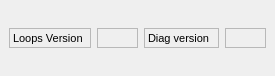
<?xml version="1.0" encoding="UTF-8"?>
<ui version="4.0">
 <class>Form</class>
 <widget class="QWidget" name="Form">
  <property name="geometry">
   <rect>
    <x>0</x>
    <y>0</y>
    <width>275</width>
    <height>76</height>
   </rect>
  </property>
  <property name="windowTitle">
   <string>Form</string>
  </property>
  <layout class="QGridLayout" name="gridLayout">
   <property name="margin">
    <number>0</number>
   </property>
   <property name="spacing">
    <number>0</number>
   </property>
   <item row="0" column="0">
    <widget class="QScrollArea" name="scrollArea">
     <property name="frameShape">
      <enum>QFrame::NoFrame</enum>
     </property>
     <property name="widgetResizable">
      <bool>true</bool>
     </property>
     <widget class="QWidget" name="scrollAreaWidgetContents">
      <property name="geometry">
       <rect>
        <x>0</x>
        <y>0</y>
        <width>275</width>
        <height>76</height>
       </rect>
      </property>
      <layout class="QGridLayout" name="gridLayout_2">
       <item row="0" column="0">
        <layout class="QHBoxLayout" name="horizontalLayout_3">
         <item>
          <widget class="QLabel" name="label_183">
           <property name="sizePolicy">
            <sizepolicy hsizetype="Fixed" vsizetype="Fixed">
             <horstretch>0</horstretch>
             <verstretch>0</verstretch>
            </sizepolicy>
           </property>
           <property name="minimumSize">
            <size>
             <width>82</width>
             <height>20</height>
            </size>
           </property>
           <property name="maximumSize">
            <size>
             <width>50</width>
             <height>20</height>
            </size>
           </property>
           <property name="font">
            <font>
             <pointsize>8</pointsize>
            </font>
           </property>
           <property name="frameShape">
            <enum>QFrame::StyledPanel</enum>
           </property>
           <property name="text">
            <string>Loops Version</string>
           </property>
          </widget>
         </item>
         <item>
          <widget class="TaurusLabel" name="tauValueLabel_loopVersion">
           <property name="sizePolicy">
            <sizepolicy hsizetype="Fixed" vsizetype="Fixed">
             <horstretch>0</horstretch>
             <verstretch>0</verstretch>
            </sizepolicy>
           </property>
           <property name="minimumSize">
            <size>
             <width>40</width>
             <height>20</height>
            </size>
           </property>
           <property name="maximumSize">
            <size>
             <width>100</width>
             <height>20</height>
            </size>
           </property>
           <property name="font">
            <font>
             <pointsize>7</pointsize>
            </font>
           </property>
           <property name="frameShape">
            <enum>QFrame::StyledPanel</enum>
           </property>
          </widget>
         </item>
         <item>
          <widget class="QLabel" name="label_184">
           <property name="sizePolicy">
            <sizepolicy hsizetype="Fixed" vsizetype="Fixed">
             <horstretch>0</horstretch>
             <verstretch>0</verstretch>
            </sizepolicy>
           </property>
           <property name="minimumSize">
            <size>
             <width>75</width>
             <height>20</height>
            </size>
           </property>
           <property name="maximumSize">
            <size>
             <width>50</width>
             <height>20</height>
            </size>
           </property>
           <property name="font">
            <font>
             <pointsize>8</pointsize>
            </font>
           </property>
           <property name="frameShape">
            <enum>QFrame::StyledPanel</enum>
           </property>
           <property name="text">
            <string>Diag version</string>
           </property>
          </widget>
         </item>
         <item>
          <widget class="TaurusLabel" name="tauValueLabel_diagVersion">
           <property name="sizePolicy">
            <sizepolicy hsizetype="Fixed" vsizetype="Fixed">
             <horstretch>0</horstretch>
             <verstretch>0</verstretch>
            </sizepolicy>
           </property>
           <property name="minimumSize">
            <size>
             <width>40</width>
             <height>20</height>
            </size>
           </property>
           <property name="maximumSize">
            <size>
             <width>100</width>
             <height>20</height>
            </size>
           </property>
           <property name="font">
            <font>
             <pointsize>7</pointsize>
            </font>
           </property>
           <property name="frameShape">
            <enum>QFrame::StyledPanel</enum>
           </property>
          </widget>
         </item>
        </layout>
       </item>
      </layout>
     </widget>
    </widget>
   </item>
  </layout>
 </widget>
 <customwidgets>
  <customwidget>
   <class>TaurusLabel</class>
   <extends>QLabel</extends>
   <header>taurus.qt.qtgui.display</header>
  </customwidget>
 </customwidgets>
 <resources/>
 <connections/>
</ui>
